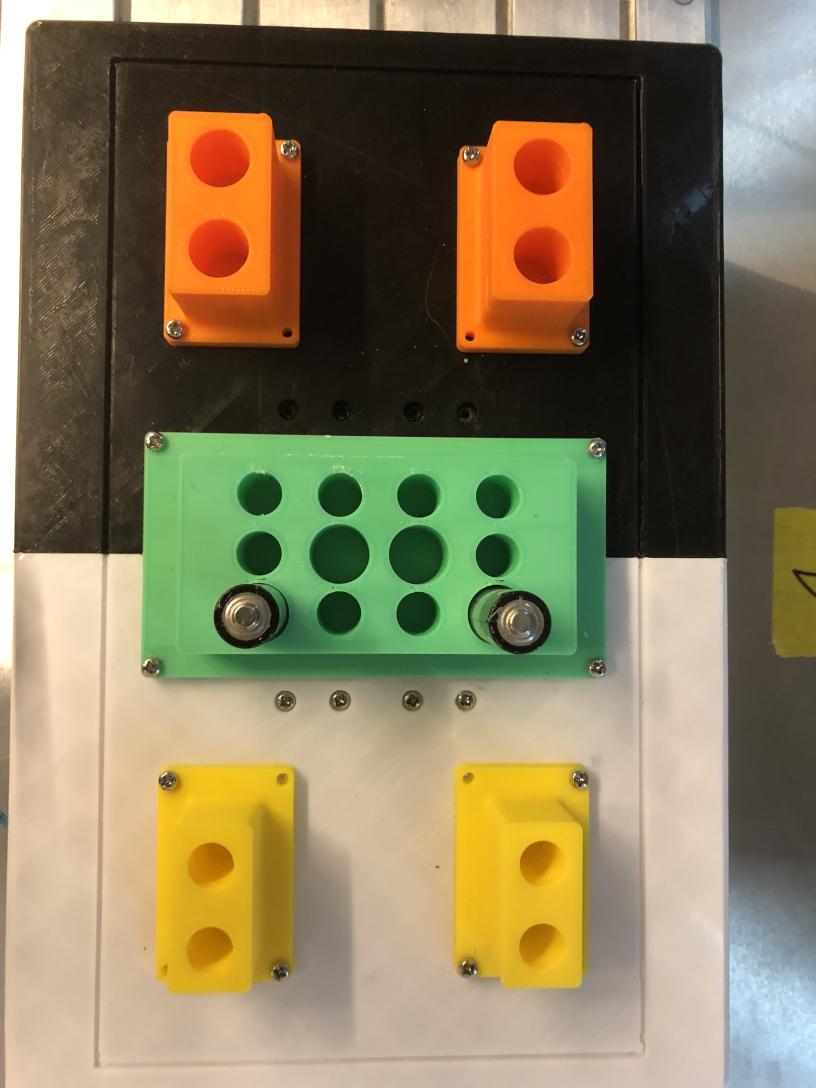
#> input picture Vision/Photo/tsukasa.png, 2448 x 3264 px (shown at 1/3 size)
$ python orangeHSV.py
#> lines starting #> are read from the running program, lines starting #| are printed output that depends on the picture; after the words box and inside, x2 and y2 are one past the last pixel; in counts of white or black regions, pixels touching at a corner belong together
#> further down, img is the input picture: shape (3264, 2448, 3); mean B, G, R 90.7, 123.6, 135.3
### Vision/function.py
import numpy as np
import cv2 as cv
import math
from math import sqrt, pow

# Rescale Function:
def rescaleFrame(frame, scale):
#> called with scale = 0.25
    width     = int(frame.shape[1] * scale)
#> width = 612
    height    = int(frame.shape[0] * scale)
#> height = 816
    dimension = (width, height)
#> dimension = (612, 816)

    return cv.resize(frame, dimension, interpolation = cv.INTER_AREA)
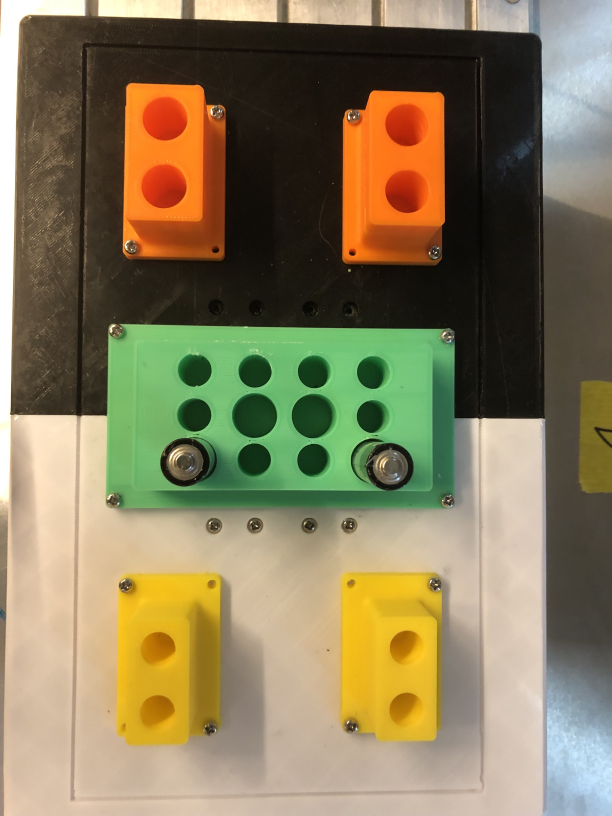
#> returned value: shape (816, 612, 3); mean of channels 0, 1, 2 90.7, 123.6, 135.3; drawn as B, G, R

# Find distance from 2 points:
def distance(p1,p2):
    distance_1 = sqrt(pow(p1[0]-p2[0],2)+pow(p1[1]-p2[1],2))
    return distance_1

#find nearest point
# [84 lines left out: functions findnNear, findCordinate, drawRec, displacePoints, findMiddle, arrayMidPoint, not called in this run]

#displace 1 points
def displacePoint(img, point):
    cv.circle(img, tuple(point),10,(0,0,255),thickness = 3)

#find a edge near an edge
# [13 lines left out: function findEdgeNear, not called in this run]


### Vision/orangeHSV.py
# Import Library for the Open CV and Numpy
import cv2 as cv
import numpy as np
from function import*

# Import Figure from the folder, delete this one when you have a camera:
img = cv.imread('Photo/tsukasa.png')

# Change 0.2 to suitable value
img = rescaleFrame(img, 0.25)

img = cv.convertScaleAbs(img, alpha=1, beta=-10)
#> img: shape (816, 612, 3)

hsv = cv.cvtColor(img, cv.COLOR_BGR2HSV)
#> hsv: shape (816, 612, 3); mean H, S, V 27.9, 116.9, 134.3

lower_orange = np.array([5, 100, 100])
upper_orange = np.array([15, 255, 255])

#Create a mask
mask = cv.inRange(hsv, lower_orange, upper_orange)
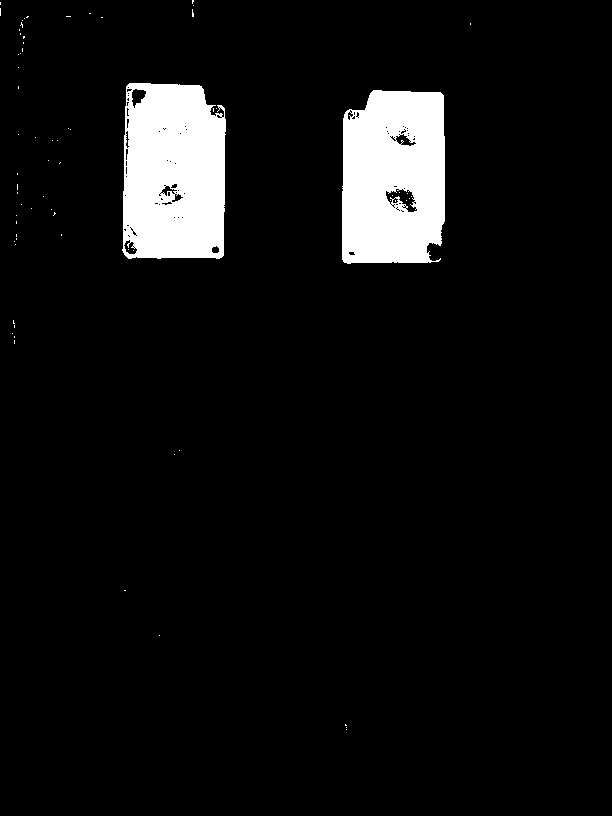
#> mask: shape (816, 612); 6.5% white; 71 white regions (69 under 20 px)

#File a contours in the mask
contours, hierarchy = cv.findContours(mask, cv.RETR_TREE, cv.CHAIN_APPROX_SIMPLE)
#> contours = 176 contours, 159 with area under 20; largest, box (x1, y1, x2, y2) and area: (122, 83, 226, 259) 16714, (342, 90, 445, 264) 16420, (385, 188, 418, 213) 386, (131, 88, 147, 109) 185, (395, 133, 417, 147) 142

# Loop over the contours and draw a bounding box around the yellow objects
for cnt in contours:
    area = cv.contourArea(cnt)
    if area > 5000: # Adjust the threshold value as needed
        x,y,w,h = cv.boundingRect(cnt)
        cv.rectangle(img,(x,y),(x+w,y+h),(0,0,255),5)

        #Find the center of the contour:
        M = cv.moments(cnt)
        if M["m00"] != 0:
            cx = int(M["m10"] / M["m00"])
            cy = int(M["m01"] / M["m00"])

            # Draw a red dot at the center point
            cv.circle(img, (cx, cy), 5, (0, 0, 255), -2)

            # Print the coordinates of the center point
            print("Center point: ({}, {})".format(cx, cy))

            #Print it on the figure
            cv.putText(img, f'({cx}, {cy})', (cx, cy), cv.FONT_HERSHEY_SIMPLEX, 0.5, (0, 0, 0), 2)
#> this loop made 176 passes
#> (area, x, y, w, h, cx, cy) on passes 38, 96: (16420.5, 342, 90, 103, 174, 393, 177), (16714.5, 122, 83, 104, 176, 172, 173)
#> area on passes 39, 56, 58: 22, 25, 386.5
#| Center point: (393, 177)
#| Center point: (172, 173)
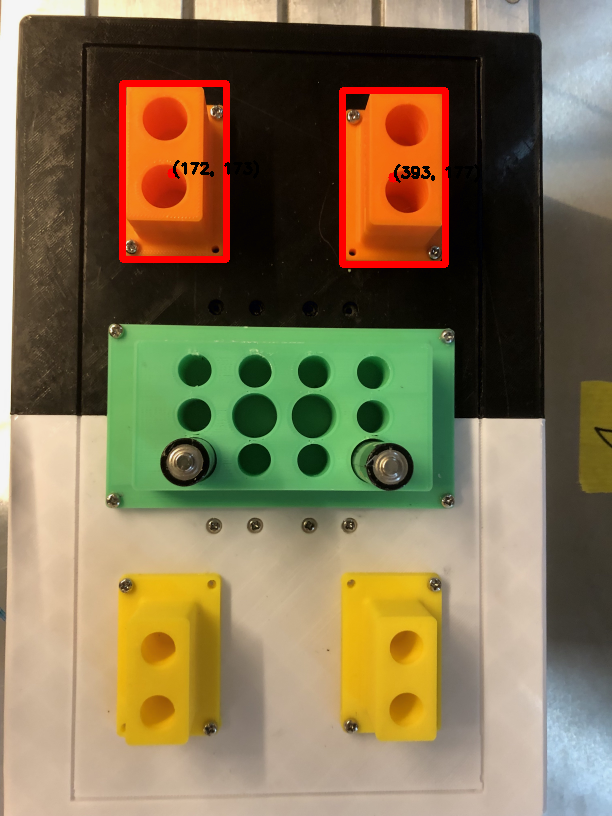
#> img: shape (816, 612, 3); mean B, G, R 80.7, 112.9, 127.8


# Apply a median blur to the mask to reduce noise
mask = cv.medianBlur(mask, 5)
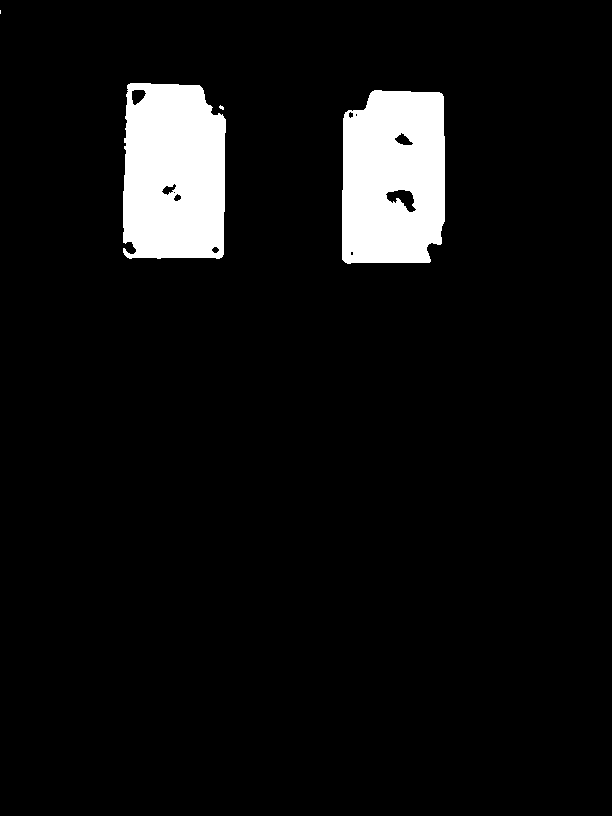
#> mask: shape (816, 612); 6.5% white; 4 white regions (2 under 20 px), largest, box (x1, y1, x2, y2) and area: (123, 83, 226, 259) 16482, (342, 90, 445, 264) 16195

# Show the figure:
cv.imshow('Person', img)

# Wait for another key board
cv.waitKey(0)
cv.destroyAllWindows()

$ run again, with Vision/Photo/Hosino.png copied over Vision/Photo/tsukasa.png
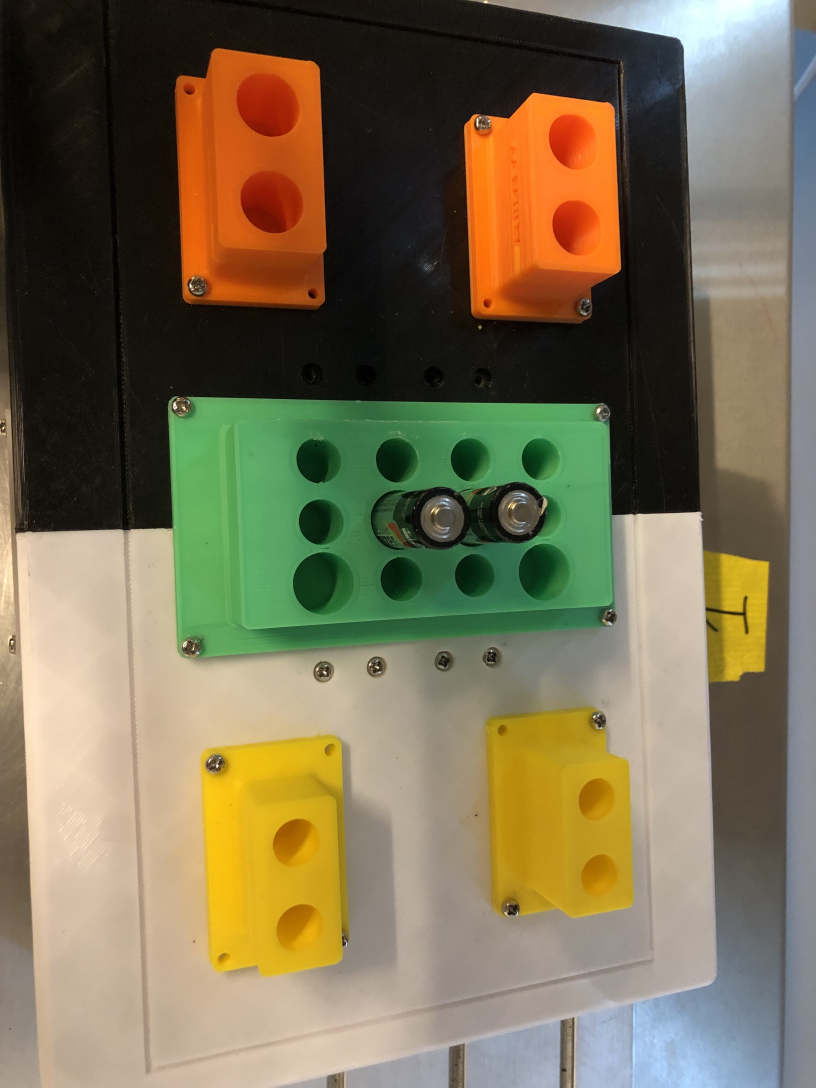
#> input picture Vision/Photo/Hosino.png, 2448 x 3264 px (shown at 1/3 size)
#> img is the input picture: shape (3264, 2448, 3); mean B, G, R 83.7, 112, 122.1
#> hsv: shape (816, 612, 3); mean H, S, V 35.7, 117.1, 121.8
#> `mask = cv.inRange(hsv, lower_orange, upper_orange)`:
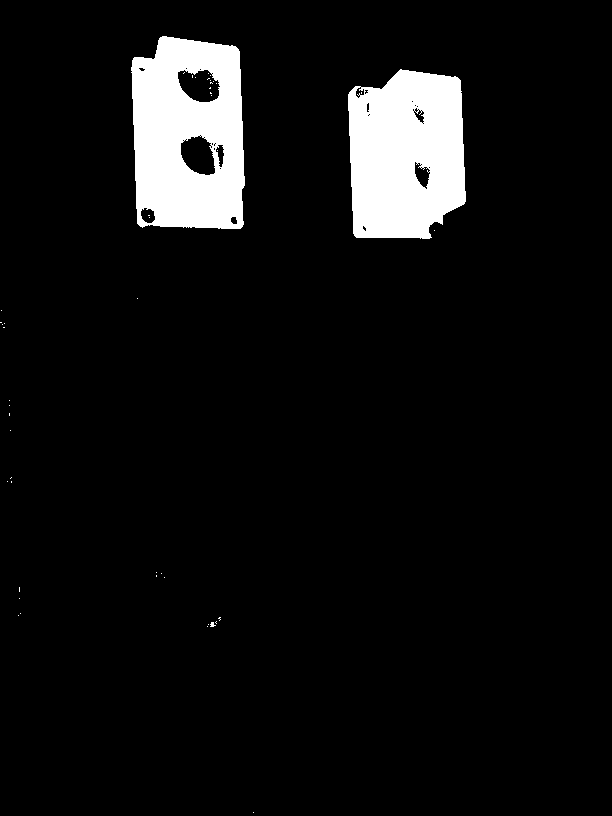
#> mask: shape (816, 612); 6.9% white; 47 white regions (45 under 20 px)
#> contours = 85 contours, 74 with area under 20; largest, box (x1, y1, x2, y2) and area: (131, 36, 245, 229) 19482, (348, 69, 466, 239) 16992, (177, 69, 221, 103) 1054, (180, 135, 216, 176) 1039, (414, 161, 431, 190) 271
#> the loop `for cnt in contours:` made 85 passes
#> (area, x, y, w, h, cx, cy) on passes 29, 50: (16991.5, 348, 69, 118, 170, 405, 154), (19481.5, 131, 36, 114, 193, 188, 135)
#> (printed output is left out)
#> `mask = cv.medianBlur(mask, 5)`:
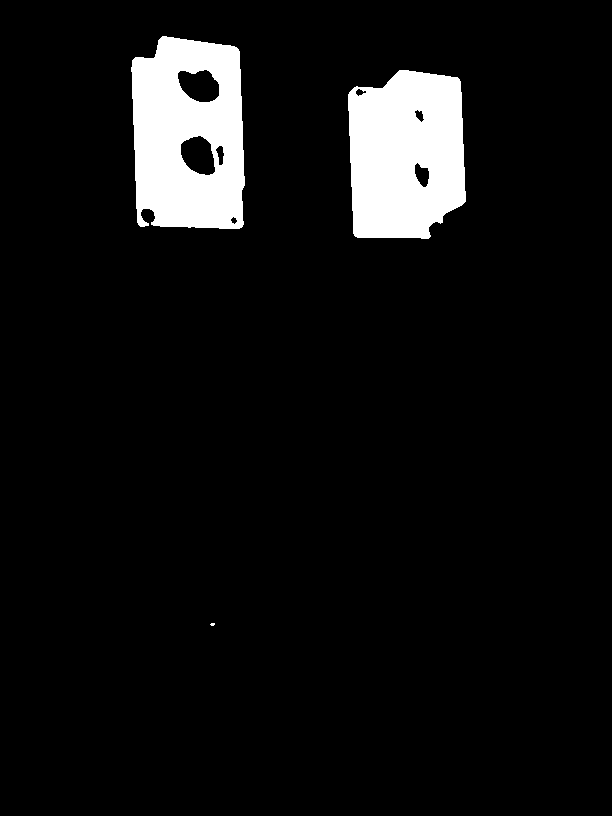
#> mask: shape (816, 612); 6.9% white; 3 white regions (1 under 20 px), largest, box (x1, y1, x2, y2) and area: (131, 36, 245, 229) 17513, (348, 70, 466, 239) 16912

$ run again, with Vision/Photo/Kubo_san.png copied over Vision/Photo/tsukasa.png
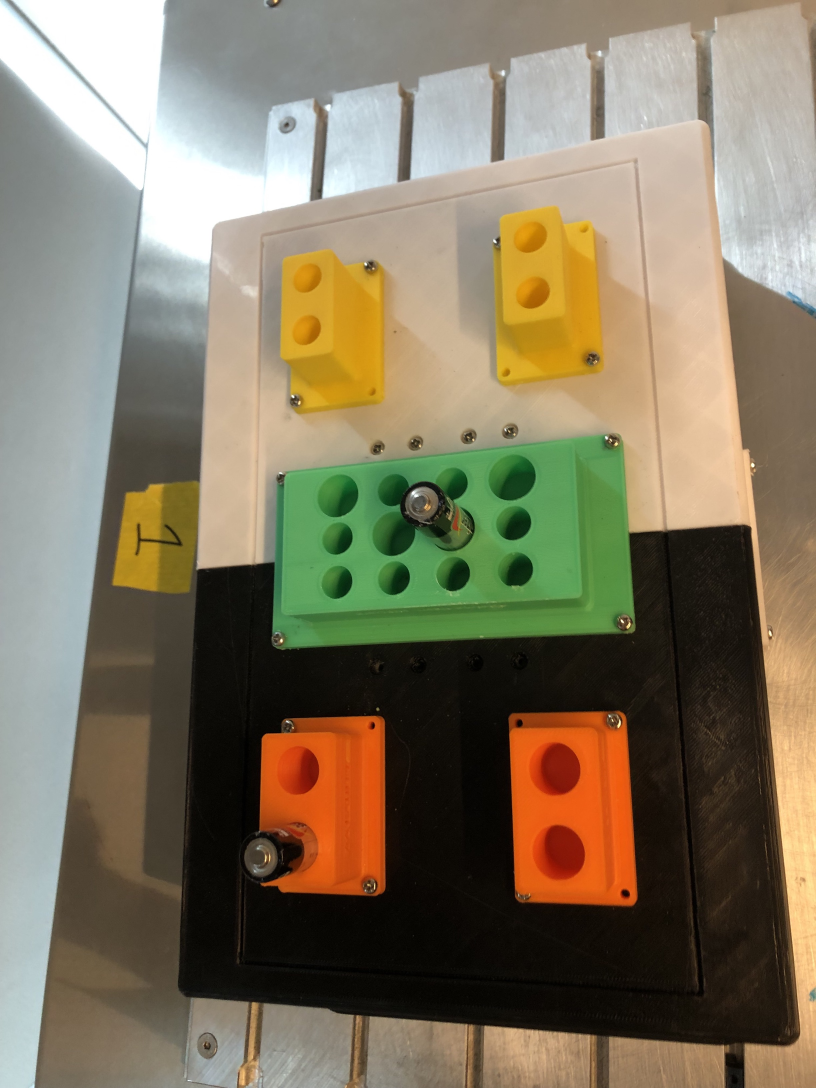
#> input picture Vision/Photo/Kubo_san.png, 2448 x 3264 px (shown at 1/3 size)
#> img is the input picture: shape (3264, 2448, 3); mean B, G, R 97, 119.9, 130.1
#> hsv: shape (816, 612, 3); mean H, S, V 43.9, 107.3, 127.1
#> `mask = cv.inRange(hsv, lower_orange, upper_orange)`:
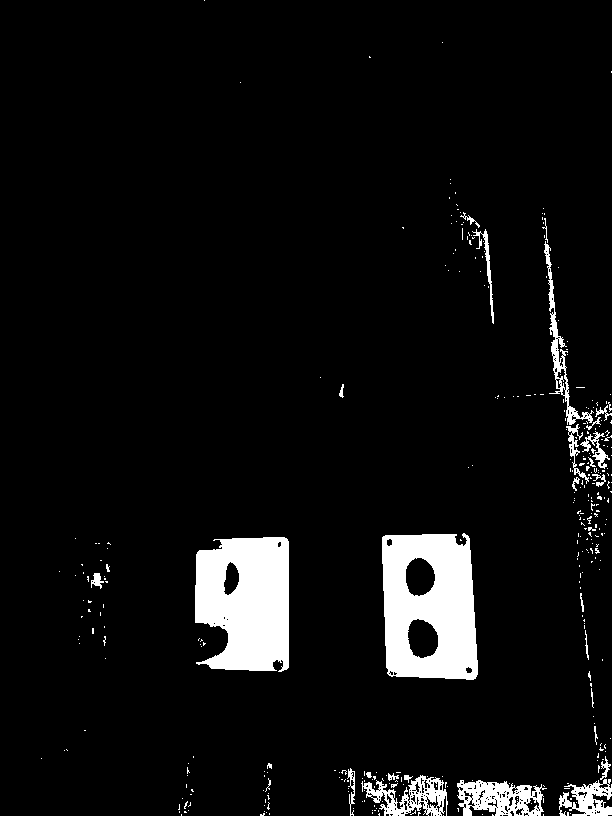
#> mask: shape (816, 612); 6.1% white; 351 white regions (320 under 20 px)
#> contours = 606 contours, 555 with area under 20; largest, box (x1, y1, x2, y2) and area: (382, 533, 478, 680) 12566, (195, 537, 289, 672) 10654, (457, 780, 547, 816) 2276, (361, 775, 448, 816) 1707, (544, 241, 594, 425) 1078
#> the loop `for cnt in contours:` made 606 passes
#> (area, x, y, w, h, cx, cy) on passes 367, 379: (10654, 195, 537, 94, 135, 245, 600), (12566, 382, 533, 96, 147, 428, 606)
#> (printed output is left out)
#> `mask = cv.medianBlur(mask, 5)`:
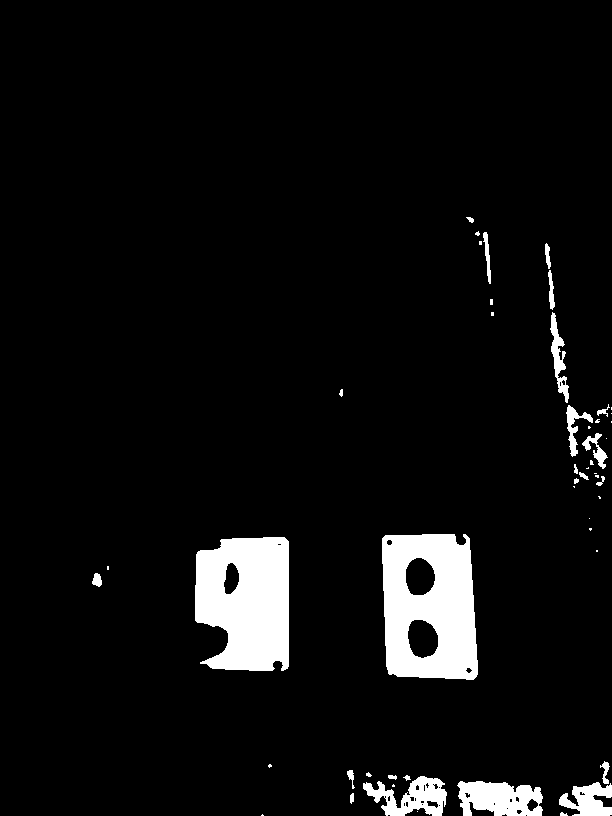
#> mask: shape (816, 612); 5.9% white; 50 white regions (25 under 20 px), largest, box (x1, y1, x2, y2) and area: (382, 534, 478, 680) 10984, (195, 537, 289, 671) 10551, (457, 781, 543, 816) 2290
